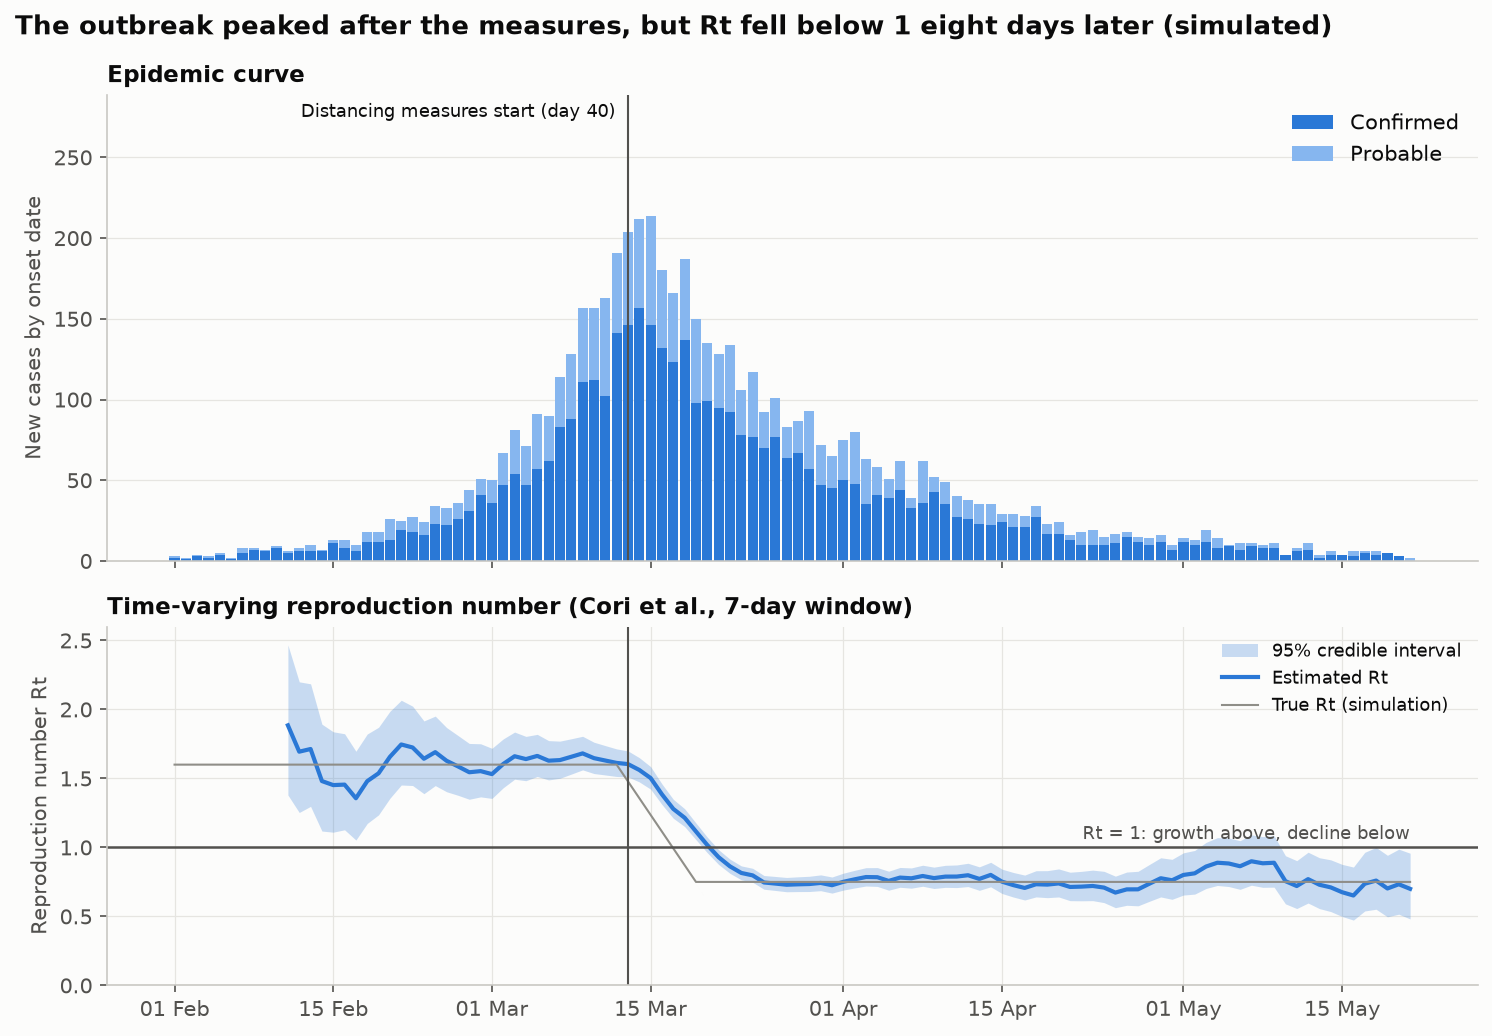

The script that saved this image:
"""
Epidemic Curve with Time-Varying Rt  -  family: Healthcare & life sciences

DESIGN PURPOSE
Pairs the epidemic curve (daily cases by onset date, stacked by case status)
with an estimate of the time-varying reproduction number Rt and its credible
interval, on a shared time axis. The curve shows how many people are ill; Rt
shows whether transmission is growing (above 1) or shrinking (below 1), which
the curve alone reveals only after a delay.

WHEN TO USE
  - Track an outbreak and judge whether control measures are working
  - Brief decision-makers on whether incidence will rise or fall next
  - Compare transmission before and after an intervention date

AVOID WHEN
  - Case counts are tiny or reporting is very irregular (Rt estimates become
    noise; widen the window)
  - Testing or case definitions changed a lot over the period (Rt partly
    tracks testing, not transmission)
  - You don't have a credible serial-interval estimate for the pathogen

ALTERNATIVES
  - Epidemic curve alone with a 7-day average
  - Growth rate or doubling time over time
  - Nowcast with reporting-delay correction

REFERENCE
  - Cori, A., Ferguson, N. M., Fraser, C. & Cauchemez, S. (2013). A new
    framework and software to estimate time-varying reproduction numbers
    during epidemics. American Journal of Epidemiology 178(9), 1505–1512.
    https://doi.org/10.1093/aje/kwt133

EXAMPLE
A simulated outbreak over 110 days using a renewal process: the true
reproduction number is 1.6 until physical-distancing measures on day 40, then
falls to about 0.75. Around 70% of cases are laboratory confirmed and the rest
probable.

NOTE: Examples use simulated data. De-identify patient data before analysing
it in notebooks: executed notebooks store their outputs.

Run:  python epidemic_curve_rt.py
"""
import sys
from pathlib import Path

# This example uses the reusable vizlib package from this repository
# (or `pip install -e .` at the repo root).
sys.path.insert(0, str(Path(__file__).resolve().parents[2]))

import numpy as np
import pandas as pd
import matplotlib.pyplot as plt

# Library style: categorical colors in fixed order, recessive axes, hairline grid.
PALETTE = ["#2a78d6", "#eb6834", "#1baf7a", "#eda100",
           "#e87ba4", "#008300", "#6250d6", "#e34948"]
SEQ_CMAP = "Blues"      # sequential: one hue, light -> dark
DIV_CMAP = "RdBu_r"     # diverging: two opposite hues, neutral midpoint
GRAY = "#b8b7b1"        # de-emphasised marks
plt.rcParams.update({
    "figure.figsize": (8, 4.8), "figure.dpi": 110, "figure.facecolor": "#fcfcfb",
    "axes.facecolor": "#fcfcfb", "axes.edgecolor": "#c9c8c3", "axes.linewidth": 0.8,
    "axes.spines.top": False, "axes.spines.right": False,
    "axes.grid": True, "grid.color": "#e6e5e1", "grid.linewidth": 0.6, "axes.axisbelow": True,
    "axes.prop_cycle": plt.cycler(color=PALETTE),
    "axes.titlesize": 13, "axes.titleweight": "bold", "axes.titlelocation": "left",
    "axes.labelcolor": "#52514e", "xtick.color": "#52514e", "ytick.color": "#52514e",
    "text.color": "#0b0b0b", "font.size": 10, "lines.linewidth": 2,
    "legend.frameon": False,
})

from vizlib.health import epicurve, discretised_serial_interval, estimate_rt

# --- Example data ------------------------------------------------------------
rng = np.random.default_rng(2013)
days, intervention = 110, 40
dates = pd.date_range("2025-02-01", periods=days, freq="D")
serial_interval = discretised_serial_interval(mean=4.7, sd=2.9, max_days=20)
# True R: 1.6 until the measures, then ~0.75, with a one-week transition.
step = np.where(np.arange(days) < intervention, 1.6, 0.75)
true_r = np.convolve(np.r_[np.full(6, step[0]), step], np.ones(7) / 7, mode="valid")
cases = np.zeros(days, dtype=int)
cases[:5] = [3, 2, 4, 3, 5]
for t in range(5, days):                      # renewal process: new cases ~ Poisson(R * infectiousness)
    pressure = np.dot(cases[max(0, t - 20):t][::-1], serial_interval[:min(t, 20)])
    cases[t] = rng.poisson(true_r[t] * pressure)
onset = np.repeat(dates, cases)
confirmed = rng.random(onset.size) < 0.7
curve = pd.DataFrame({
    "confirmed": epicurve(onset[confirmed], start=dates[0], end=dates[-1]),
    "probable": epicurve(onset[~confirmed], start=dates[0], end=dates[-1]),
})
rt = estimate_rt(curve.sum(axis=1), serial_interval, window=7).loc[dates[10]:]
curve.assign(total=curve.sum(axis=1)).describe().round(0)

# --- Plot --------------------------------------------------------------------
fig, (a1, a2) = plt.subplots(2, 1, figsize=(10, 7), sharex=True, gridspec_kw={"height_ratios": [1.3, 1]})
a1.bar(curve.index, curve["confirmed"], width=0.9, color=PALETTE[0], label="Confirmed")
a1.bar(curve.index, curve["probable"], bottom=curve["confirmed"], width=0.9, color="#86b6ef", label="Probable")
a1.set_ylabel("New cases by onset date")
a1.set_ylim(0, curve.sum(axis=1).max() * 1.35)
a1.set_title("Epidemic curve", fontsize=11)
a1.legend(loc="upper right")
a1.grid(axis="x", visible=False)
a2.fill_between(rt.index, rt["lower"], rt["upper"], color=PALETTE[0], alpha=0.25, linewidth=0,
                label="95% credible interval")
a2.plot(rt.index, rt["rt"], color=PALETTE[0], linewidth=2, label="Estimated Rt")
a2.plot(dates, true_r, color="#8f8e88", linewidth=1, label="True Rt (simulation)")
a2.axhline(1, color="#52514e", linewidth=1.2)
a2.text(dates[-1], 1.03, "Rt = 1: growth above, decline below", ha="right", va="bottom", fontsize=8.5,
        color="#52514e")
a2.set_ylim(0, 2.6)
a2.set_ylabel("Reproduction number Rt")
a2.set_title("Time-varying reproduction number (Cori et al., 7-day window)", fontsize=11)
a2.legend(loc="upper right", fontsize=8.5)
for ax in (a1, a2):
    ax.axvline(dates[intervention], color="#52514e", linewidth=1)
a1.annotate("Distancing measures start (day 40)", (dates[intervention], a1.get_ylim()[1]), xytext=(-6, -4),
            textcoords="offset points", ha="right", va="top", fontsize=8.5)
a2.xaxis.set_major_formatter(plt.matplotlib.dates.DateFormatter("%d %b"))
fig.suptitle("The outbreak peaked after the measures, but Rt fell below 1 eight days later (simulated)",
             x=0.01, ha="left", fontweight="bold", fontsize=12.5)
fig.tight_layout()

# --- Save / show -------------------------------------------------------------
out = Path(__file__).with_name(Path(__file__).stem + ".png")
fig.savefig(out, dpi=150, bbox_inches="tight")
print(f"saved {out}")
if "--no-show" not in sys.argv:
    plt.show()
